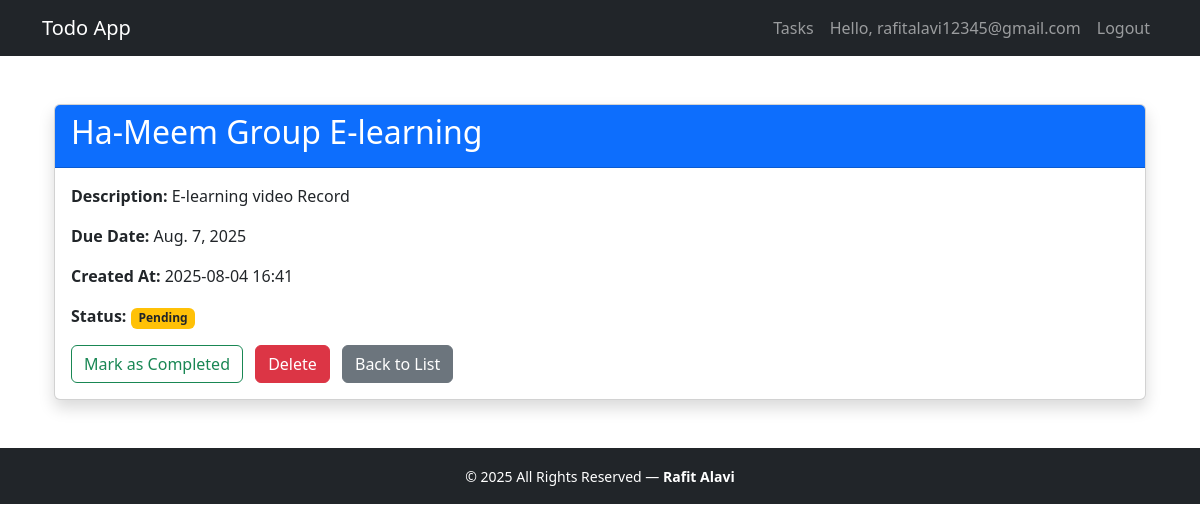
/task/25/ (signed in), run on an earlier commit of the app's database.
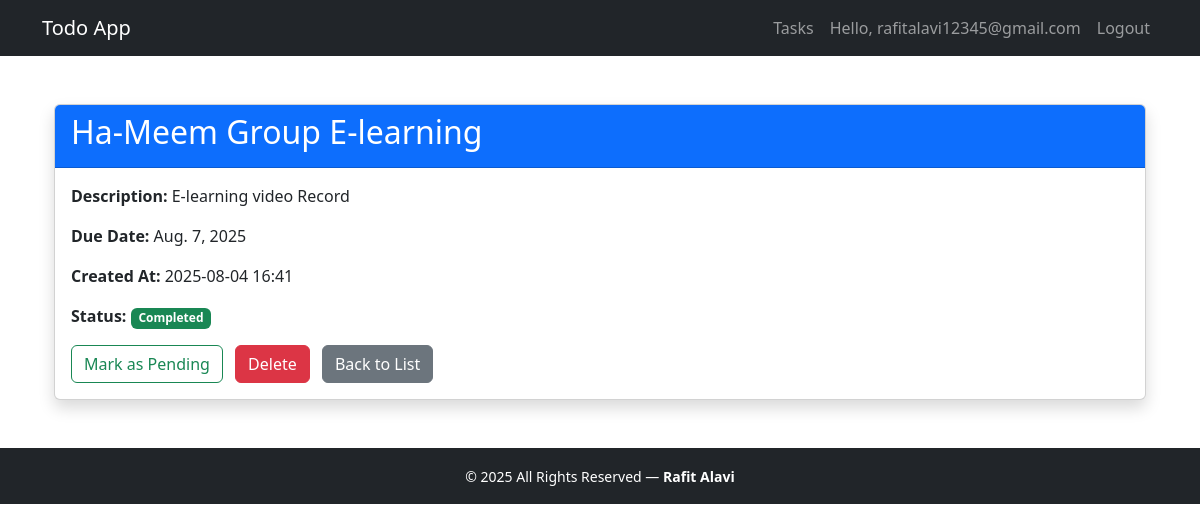
And on a later commit of the database.
### todoapp/views.py (the view)
# urls.py: path('task/<int:task_id>/', views.task_detail, name='task_detail'),
@login_required
def task_detail(request, task_id):
    task = get_object_or_404(Task, id=task_id, user=request.user)
    return render(request, 'todoapp/task_detail.html', {'task': task})

### todoapp/templates/todoapp/task_detail.html (shortened to what this page needs)
{% extends 'todoapp/base.html' %}
{% block content %}
<div class="container mt-5">
    <div class="card shadow">
        <div class="card-header bg-primary text-white">
            <h2>{{ task.title }}</h2>
        </div>
        <div class="card-body">
            <p><strong>Description:</strong> {{ task.description|default:"No description provided." }}</p>
            <p><strong>Due Date:</strong> {{ task.date|default:"No due date set" }}</p>
            <p><strong>Created At:</strong> {{ task.created_at|date:"Y-m-d H:i" }}</p>
            <p><strong>Status:</strong>
                {% if task.completed %}
                    <span class="badge bg-success">Completed</span>
                {% else %}
                    <span class="badge bg-warning text-dark">Pending</span>
                {% endif %}
            </p>
            <a href="{% url 'toggle_complete' task.id %}" class="btn btn-outline-success me-2">
                {% if task.completed %}Mark as Pending{% else %}Mark as Completed{% endif %}
            </a>
            <a href="{% url 'delete_task' task.id %}" class="btn btn-danger"
               onclick="return confirm('Are you sure you want to delete this task?');">Delete</a>
            <a href="{% url 'index' %}" class="btn btn-secondary ms-2">Back to List</a>
        </div>
    </div>
</div>
{% endblock %}

What changed in the data, as far as the page shows it:
changed Task "Ha-Meem Group E-learning": completed False → True (drawn)
Also different on the page:
text no longer shown: "Pending Mark as Completed"
text now shown: "Completed Mark as Pending"
